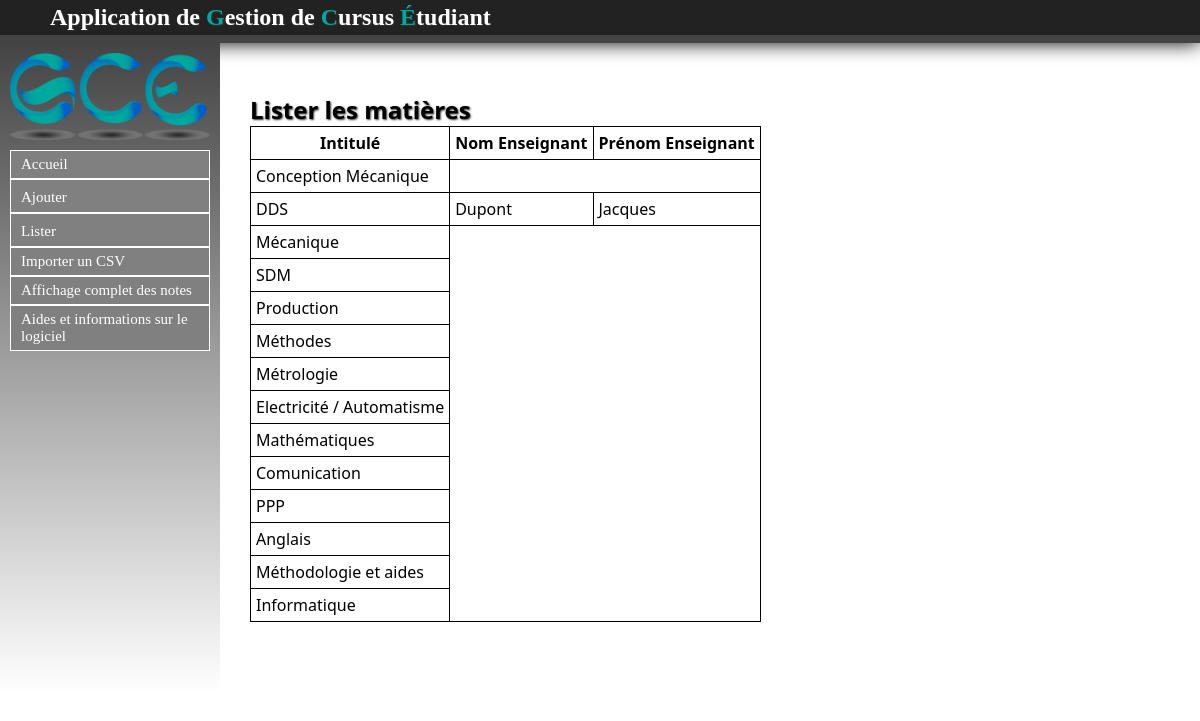
Screenshot of /Matiere/listermatieres with the database file from the repository.
### Matiere/models.py (models this page shows, shortened)
class Matiere(models.Model):
	intitule = models.CharField(max_length=30,null=False)
	code = models.CharField(max_length=30,null=False)
	coefficient = models.FloatField(default=1.0)
	unite = models.ForeignKey('UE.UniteE', null=True)

### Enseignant/models.py (models this page shows, shortened)
class Enseignant(models.Model):
	nom = models.CharField(max_length=30,null=False)
	prenom = models.CharField(max_length=30,null=False)
	matiere = models.ForeignKey(Matiere, null=True)

### Matiere/views.py (the view)
def listermatieres(request):
	matieres = Matiere.objects.all()
	enseignants = Enseignant.objects.all()
	return render(request, 'contenu_html/listermatieres.html', locals())

### Matiere/templates/contenu_html/listermatieres.html (shortened to what this page needs)
{% extends "templates/base.html" %}
{% block content %}
<h1>Lister les matières</h1>
{% if not matieres %}
	<p>Pas de matieres dans la base</p>
{% else %}
	<table >
	<tr>
		<th>Intitulé</th>
		<th>Nom Enseignant</th>
		<th>Prénom Enseignant</th>
	</tr>
{% endif %}
{% for mat in matieres %}
	<tr>
		<td>{{ mat.intitule }}</td>
		{% for enseignant in enseignants %}
			{% if mat.id == enseignant.matiere.id %}
					<td>{{ enseignant.nom }}</td>
					<td>{{ enseignant.prenom }}</td>
				</tr>
			{% endif %}
		{% endfor %}
{% endfor %}
</table>
{% endblock %}

### static/css/stylesheet.css (style rules this page uses)
html,body { height: 100%; }
body { font-family: "Segoe UI", Verdana, serif; font-size:12pt; margin:0; padding:0; }
h1 { text-shadow:1px 1px 2px #333333; text-align: left; color:white; margin:0px; margin-left: 50px; font-size: 1.5em; }
table { border:1px solid black; border-collapse : collapse; }
#main h1 { color: black; }
table { margin-left: 50px; }
td, th { padding: 5px; border:1px solid black; }

### rows the page displays
Matiere: intitule "Conception Mécanique"
Matiere: intitule "DDS"
Enseignant: nom "Dupont", prenom "Jacques"
Matiere: intitule "Mécanique"
Matiere: intitule "SDM"
Matiere: intitule "Production"
Matiere: intitule "Méthodes"
Matiere: intitule "Métrologie"
Matiere: intitule "Electricité / Automatisme"
Matiere: intitule "Mathématiques"
Matiere: intitule "Comunication"
Matiere: intitule "PPP"
Matiere: intitule "Anglais"
Matiere: intitule "Méthodologie et aides"
Matiere: intitule "Informatique"
